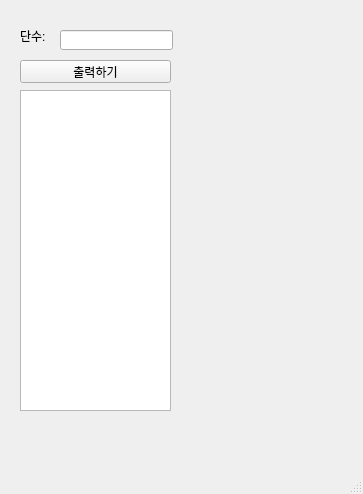
<?xml version="1.0" encoding="UTF-8"?>
<ui version="4.0">
 <class>MainWindow</class>
 <widget class="QMainWindow" name="MainWindow">
  <property name="geometry">
   <rect>
    <x>0</x>
    <y>0</y>
    <width>363</width>
    <height>494</height>
   </rect>
  </property>
  <property name="windowTitle">
   <string>MainWindow</string>
  </property>
  <widget class="QWidget" name="centralwidget">
   <widget class="QPushButton" name="pb">
    <property name="geometry">
     <rect>
      <x>20</x>
      <y>60</y>
      <width>151</width>
      <height>23</height>
     </rect>
    </property>
    <property name="text">
     <string>출력하기</string>
    </property>
   </widget>
   <widget class="QLineEdit" name="le">
    <property name="geometry">
     <rect>
      <x>60</x>
      <y>30</y>
      <width>113</width>
      <height>20</height>
     </rect>
    </property>
   </widget>
   <widget class="QTextEdit" name="te">
    <property name="geometry">
     <rect>
      <x>20</x>
      <y>90</y>
      <width>151</width>
      <height>321</height>
     </rect>
    </property>
   </widget>
   <widget class="QLabel" name="lbl">
    <property name="geometry">
     <rect>
      <x>20</x>
      <y>30</y>
      <width>56</width>
      <height>12</height>
     </rect>
    </property>
    <property name="text">
     <string>단수:</string>
    </property>
   </widget>
  </widget>
  <widget class="QMenuBar" name="menubar">
   <property name="geometry">
    <rect>
     <x>0</x>
     <y>0</y>
     <width>363</width>
     <height>21</height>
    </rect>
   </property>
  </widget>
  <widget class="QStatusBar" name="statusbar"/>
 </widget>
 <resources/>
 <connections/>
</ui>
